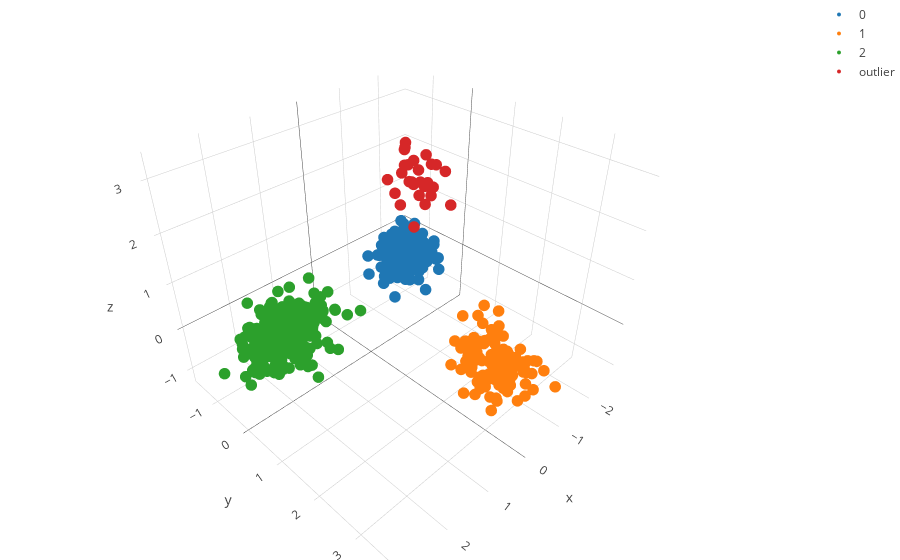

This figure's notebook cell:
### Code cell
names= ["0","1","2","outlier"]

fig_features= [go.Scatter3d(
        x = global_data[[x for x in range(len(new_labels)) if new_labels[x] == i],0],
        y = global_data[[x for x in range(len(new_labels)) if new_labels[x] == i],1],
        z = global_data[[x for x in range(len(new_labels)) if new_labels[x] == i],2],
        mode= "markers",
        marker= {
        'line': {'width': 0},
        'size': 4,
        'symbol': 'circle',
      "opacity": 1
      },
      name= names[i]
    ) for i in list(set(new_labels))]


layout = go.Layout(
    margin=dict(
        l=0,
        r=0,
        b=0,
        t=0
    )
)

fig = go.Figure(data=fig_features, layout=layout)
iplot(fig)
